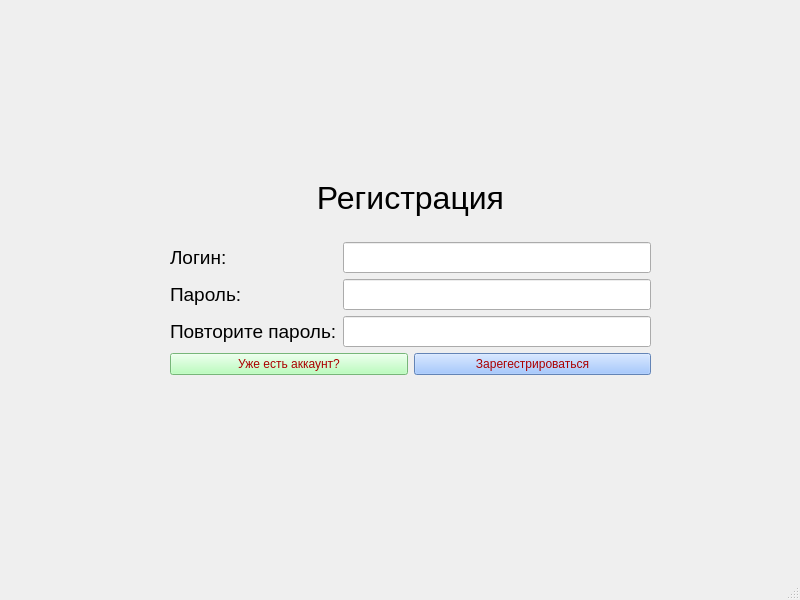
<?xml version="1.0" encoding="UTF-8"?>
<ui version="4.0">
 <class>MainWindow</class>
 <widget class="QMainWindow" name="MainWindow">
  <property name="geometry">
   <rect>
    <x>0</x>
    <y>0</y>
    <width>800</width>
    <height>600</height>
   </rect>
  </property>
  <property name="windowTitle">
   <string>MainWindow</string>
  </property>
  <widget class="QWidget" name="centralwidget">
   <widget class="QWidget" name="verticalLayoutWidget">
    <property name="geometry">
     <rect>
      <x>170</x>
      <y>160</y>
      <width>481</width>
      <height>215</height>
     </rect>
    </property>
    <layout class="QVBoxLayout" name="verticalLayout_3">
     <item>
      <widget class="QLabel" name="label">
       <property name="font">
        <font>
         <pointsize>24</pointsize>
        </font>
       </property>
       <property name="autoFillBackground">
        <bool>false</bool>
       </property>
       <property name="styleSheet">
        <string notr="true"/>
       </property>
       <property name="text">
        <string>Регистрация</string>
       </property>
       <property name="alignment">
        <set>Qt::AlignCenter</set>
       </property>
      </widget>
     </item>
     <item>
      <layout class="QFormLayout" name="formLayout">
       <item row="1" column="0">
        <widget class="QLabel" name="label_2">
         <property name="font">
          <font>
           <pointsize>14</pointsize>
          </font>
         </property>
         <property name="text">
          <string>Логин:</string>
         </property>
        </widget>
       </item>
       <item row="1" column="1">
        <widget class="QLineEdit" name="loginEdit">
         <property name="font">
          <font>
           <pointsize>14</pointsize>
          </font>
         </property>
        </widget>
       </item>
       <item row="2" column="0">
        <widget class="QLabel" name="label_3">
         <property name="font">
          <font>
           <pointsize>14</pointsize>
          </font>
         </property>
         <property name="text">
          <string>Пароль:</string>
         </property>
        </widget>
       </item>
       <item row="2" column="1">
        <widget class="QLineEdit" name="passwordEdit_1">
         <property name="font">
          <font>
           <pointsize>14</pointsize>
          </font>
         </property>
        </widget>
       </item>
       <item row="3" column="0">
        <widget class="QLabel" name="label_4">
         <property name="font">
          <font>
           <pointsize>14</pointsize>
          </font>
         </property>
         <property name="text">
          <string>Повторите пароль:</string>
         </property>
        </widget>
       </item>
       <item row="3" column="1">
        <widget class="QLineEdit" name="lineEdit_3">
         <property name="font">
          <font>
           <pointsize>14</pointsize>
          </font>
         </property>
        </widget>
       </item>
      </layout>
     </item>
     <item>
      <layout class="QHBoxLayout" name="horizontalLayout_3">
       <item>
        <widget class="QPushButton" name="loginButton">
         <property name="styleSheet">
          <string notr="true">color: rgb(170, 0, 0);
background-color: rgb(167, 255, 170);
font: 14pt &quot;Segoe UI&quot;;</string>
         </property>
         <property name="text">
          <string>Уже есть аккаунт?</string>
         </property>
        </widget>
       </item>
       <item>
        <widget class="QPushButton" name="registButton">
         <property name="styleSheet">
          <string notr="true">background-color: rgb(139, 185, 255);
color: rgb(170, 0, 0);
font: 14pt &quot;Segoe UI&quot;;</string>
         </property>
         <property name="text">
          <string>Зарегестрироваться</string>
         </property>
        </widget>
       </item>
      </layout>
     </item>
    </layout>
   </widget>
  </widget>
  <widget class="QMenuBar" name="menubar">
   <property name="geometry">
    <rect>
     <x>0</x>
     <y>0</y>
     <width>800</width>
     <height>21</height>
    </rect>
   </property>
  </widget>
  <widget class="QStatusBar" name="statusbar"/>
 </widget>
 <resources/>
 <connections/>
</ui>
